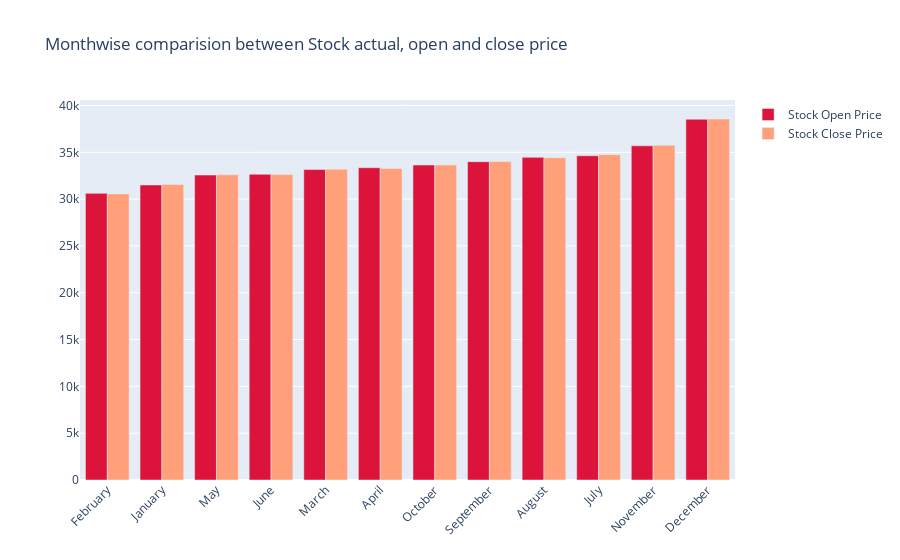

Here is the notebook cell this chart was saved with:
### Code cell
fig = go.Figure()

fig.add_trace(go.Bar(
    x=monthvise.index,
    y=monthvise['Open'],
    name='Stock Open Price',
    marker_color='crimson'
))
fig.add_trace(go.Bar(
    x=monthvise.index,
    y=monthvise['Close'],
    name='Stock Close Price',
    marker_color='lightsalmon'
))

fig.update_layout(barmode='group', xaxis_tickangle=-45, 
                  title='Monthwise comparision between Stock actual, open and close price')
fig.show()

### Figure 1 — Plotly figure (JSON) as saved in the notebook; plotly's stock layout.template omitted (floating-point values rounded to 4 significant figures)
{"data": [{"marker": {"color": "crimson"}, "name": "Stock Open Price", "type": "bar", "x": ["February", "January", "May", "June", "March", "April", "October", "September", "August", "July", "November", "December"], "y": [30610.0, 31510.0, 32570.0, 32660.0, 33160.0, 33350.0, 33640.0, 34000.0, 34460.0, 34630.0, 35690.0, 38530.0]}, {"marker": {"color": "lightsalmon"}, "name": "Stock Close Price", "type": "bar", "x": ["February", "January", "May", "June", "March", "April", "October", "September", "August", "July", "November", "December"], "y": [30560.0, 31550.0, 32590.0, 32620.0, 33190.0, 33270.0, 33630.0, 34010.0, 34420.0, 34750.0, 35750.0, 38560.0]}], "layout": {"barmode": "group", "title": {"text": "Monthwise comparision between Stock actual, open and close price"}, "xaxis": {"tickangle": -45}}}
